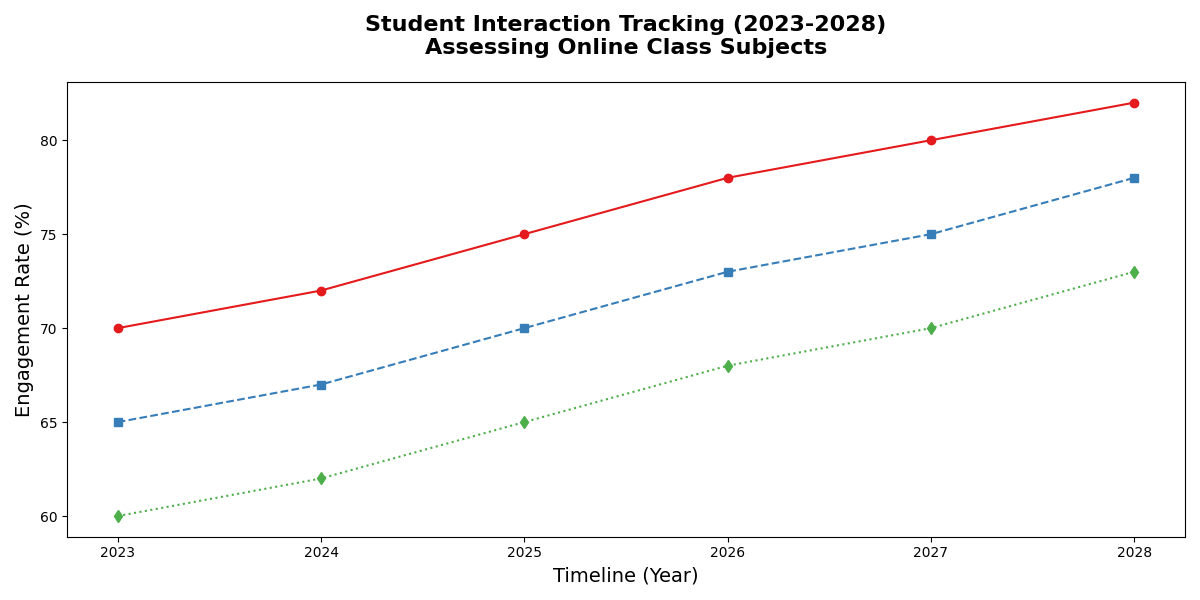

Source code (Python):
import matplotlib.pyplot as plt
import numpy as np

years = np.arange(2023, 2029)
math_engagement = np.array([70, 72, 75, 78, 80, 82])
science_engagement = np.array([65, 67, 70, 73, 75, 78])
history_engagement = np.array([60, 62, 65, 68, 70, 73])

fig, ax = plt.subplots(figsize=(12, 6))

ax.plot(years, math_engagement, marker='o', linestyle='-', color='#e41a1c')
ax.plot(years, science_engagement, marker='s', linestyle='--', color='#377eb8')
ax.plot(years, history_engagement, marker='d', linestyle=':', color='#4daf4a')

ax.set_title("Student Interaction Tracking (2023-2028)\nAssessing Online Class Subjects", fontsize=16, fontweight='bold', pad=20)
ax.set_xlabel("Timeline (Year)", fontsize=14)
ax.set_ylabel("Engagement Rate (%)", fontsize=14)

plt.tight_layout()
plt.show()
